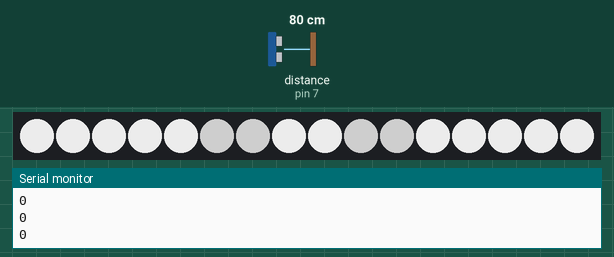
Recording of a sketch running on a simulated Arduino Leonardo, built with avr-gcc and run on an emulated ATmega32U4. On the bench: 16 RGB LEDs in strip order, left to right, the last lines printed to the serial monitor. The test bench sets the inputs (shaded band); at power-on: distance to the obstacle (sensor on pin 7) 80 cm. The echo pulse lasts 58.3 µs per cm; dim RGB values are drawn brighter than linear; the strip is taken to match the declared colour order.

Above: at 1.2 s.
1.3 s: distance to the obstacle (sensor on pin 7) set to 2 cm
At 1.71 s:
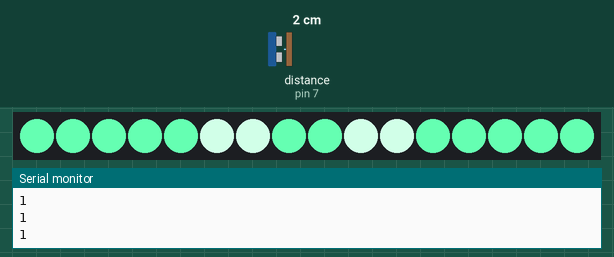
3.9 s: distance to the obstacle (sensor on pin 7) set to 250 cm
At 4.5 s:
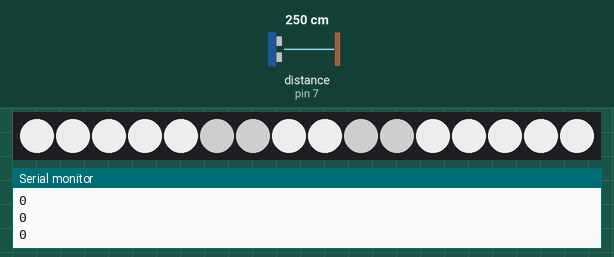
5.4 s: distance to the obstacle (sensor on pin 7) set to 4 cm
At 8.27 s:
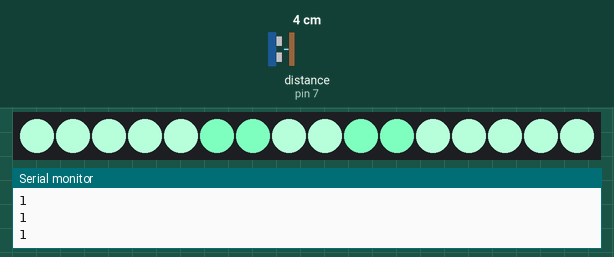

The sketch:

IED_BasicDistanceGlow.ino
```cpp
// Library Import
#include <Adafruit_NeoPixel.h>
#include <MIDIUSB.h>
//#include <HCSR04.h>
//#include <hcsr04.h>
#include <HCSR04.h>


// -----------------------------------------------------------------------------------------------------------------------------------------
// ---------------------------------------------------LED Gamma Correction LUT--------------------------------------------------------------
// -----------------------------------------------------------------------------------------------------------------------------------------
const int GC[256] = {
    0,  0,  0,  0,  0,  0,  0,  0,  0,  0,  0,  0,  0,  0,  0,  0,
    0,  0,  0,  0,  0,  0,  0,  0,  0,  0,  0,  0,  1,  1,  1,  1,
    1,  1,  1,  1,  1,  1,  1,  1,  1,  2,  2,  2,  2,  2,  2,  2,
    2,  3,  3,  3,  3,  3,  3,  3,  4,  4,  4,  4,  4,  5,  5,  5,
    5,  6,  6,  6,  6,  7,  7,  7,  7,  8,  8,  8,  9,  9,  9, 10,
   10, 10, 11, 11, 11, 12, 12, 13, 13, 13, 14, 14, 15, 15, 16, 16,
   17, 17, 18, 18, 19, 19, 20, 20, 21, 21, 22, 22, 23, 24, 24, 25,
   25, 26, 27, 27, 28, 29, 29, 30, 31, 32, 32, 33, 34, 35, 35, 36,
   37, 38, 39, 39, 40, 41, 42, 43, 44, 45, 46, 47, 48, 49, 50, 50,
   51, 52, 54, 55, 56, 57, 58, 59, 60, 61, 62, 63, 64, 66, 67, 68,
   69, 70, 72, 73, 74, 75, 77, 78, 79, 81, 82, 83, 85, 86, 87, 89,
   90, 92, 93, 95, 96, 98, 99,101,102,104,105,107,109,110,112,114,
  115,117,119,120,122,124,126,127,129,131,133,135,137,138,140,142,
  144,146,148,150,152,154,156,158,160,162,164,167,169,171,173,175,
  177,180,182,184,186,189,191,193,196,198,200,203,205,208,210,213,
  215,218,220,223,225,228,231,233,236,239,241,244,247,249,252,255 };

// -----------------------------------------------------------------------------------------------------------------------------------------
// ---------------------------------------------------Custom Configuration Structs----------------------------------------------------------
// -----------------------------------------------------------------------------------------------------------------------------------------
// Generated Structures (struct)
struct LEDCOL{
  int red;
  int green;
  int blue;
};

// -----------------------------------------------------------------------------------------------------------------------------------------
// ---------------------------------------------------General Constant Definition-----------------------------------------------------------
// -----------------------------------------------------------------------------------------------------------------------------------------
// PIN DEFINITION
// Digital Pin Definitions
const int  LED    = 2;
const int  SW_0   = 7;
const int  SW_1   = 8;
const int  CH_0   = 0;
const int  CH_1   = 1;
const int  CH_2   = 2;
const int  CH_3   = 3;
const int  MUX_A  = 3;
const int  MUX_B  = 4;
const int  MUX_C  = 5;
const int  MUX_D  = 6;
const int  SW_Q   = 16;

// Constant Definition
const bool ON                 =   1;         // General ON value
const bool OFF                =   0;         // General OFF value

const bool UP                 =   1;         // General UP Fade Direction value
const bool DOWN               =   0;         // General DOWN Fade Direction value

const int LED_INNER_Q        =   4;
const int LED_OUTER_Q        =   12;


const int FADESTEPS_C         =   100; // GENERAL FadeSteps
const int FADEDELAY_C         =   25; // GENERAL FadeDelay

LEDCOL GEN_OFF    = {GC[255], GC[255],  GC[255]};  // SW_GENERAL OFF LED COLOR
LEDCOL DIST_ON    = {GC[255], GC[0],    GC[200]};  // SW_SCALE ON LED COLOR
LEDCOL DIST_OFF   = {GC[0],   GC[0],     GC[0]};  // SW_MODE ON LED COLOR

const int INNER_LED[4]  = {5, 6, 9, 10};
const int OUTER_LED[12] = {0, 1, 2, 3, 4, 7, 8, 11, 12, 13, 14, 15};

const int THR_DISTANCE  = 40;

bool distanceStatus = OFF;
bool fadeDirection = UP;

Adafruit_NeoPixel LEDSTR = Adafruit_NeoPixel(SW_Q, LED, NEO_RGB + NEO_KHZ800);

HCSR04 DISTANCE(6,7);//initialisation class HCSR04 (trig pin , echo pin)

void setup() {
  // Baudrate Set
  Serial.begin(115200);
  // LED Stripe Initialization
  LEDSTR.begin();
  LEDSTR.show();
  // Set Pin Modes
  pinMode(MUX_A, OUTPUT);
  pinMode(MUX_B, OUTPUT);
  pinMode(MUX_C, OUTPUT);
  pinMode(MUX_D, OUTPUT);

  //LED_FADE_INIT(0, 0, 0, CH_LED[0][1], CH_LED[0][0], CH_LED[0][2], 10, 80);
}

void loop() {
  for(int currentStep = 0; currentStep < FADESTEPS_C; currentStep++){
    distanceStatus = get_distanceStatus();
    Serial.println(distanceStatus);
    switch(distanceStatus){
      case OFF:
        //Serial.println("LED OFF");
        LED_GLOWOUT(DIST_OFF, GEN_OFF, FADESTEPS_C, FADEDELAY_C, currentStep, fadeDirection);
        break;
      case ON:
        //Serial.println("LED ON");
        LED_GLOWOUT(DIST_ON, GEN_OFF, FADESTEPS_C, (FADEDELAY_C/5), currentStep, fadeDirection);
        break;
      break;
    }
  }
  fadeDirection = !fadeDirection;   // Switch Fade Glow Direction
}

void LED_GLOWOUT(LEDCOL COL_ON, LEDCOL COL_OFF, int FS, int FD, int Step, bool fadeDir){
  int RDiff = (COL_OFF.red-COL_ON.red);
  int GDiff = (COL_OFF.green-COL_ON.green);
  int BDiff = (COL_OFF.blue-COL_ON.blue);
  //for(int Step = 0; Step < FS; Step++){
  if(fadeDir == UP){
    for(int i = 0; i < LED_INNER_Q; i++){
      //Serial.println(i);
      LEDSTR.setPixelColor(INNER_LED[i], (COL_OFF.green - ((GDiff/FS)*(FS-Step))), (COL_OFF.red - ((RDiff/FS)*(FS-Step))), (COL_OFF.blue - ((BDiff/FS)*(FS-Step))));
    }
    for(int i = 0; i < LED_OUTER_Q; i++){
      //Serial.println(i);
      LEDSTR.setPixelColor(OUTER_LED[i], (COL_OFF.green - ((GDiff/FS)*(Step))), (COL_OFF.red - ((RDiff/FS)*(Step))), (COL_OFF.blue - ((BDiff/FS)*(Step))));
    }
    LEDSTR.show(); // Update LEDs
    delay(FD);
  }

  else if(fadeDir == DOWN){
    for(int i = 0; i < LED_INNER_Q; i++){
      //Serial.println(i);
      LEDSTR.setPixelColor(INNER_LED[i], (COL_OFF.green - ((GDiff/FS)*(Step))), (COL_OFF.red - ((RDiff/FS)*(Step))), (COL_OFF.blue - ((BDiff/FS)*(Step))));
    }
    for(int i = 0; i < LED_OUTER_Q; i++){
      //Serial.println(i);
      LEDSTR.setPixelColor(OUTER_LED[i], (COL_OFF.green - ((GDiff/FS)*(FS-Step))), (COL_OFF.red - ((RDiff/FS)*(FS-Step))), (COL_OFF.blue - ((BDiff/FS)*(FS-Step))));
    }
    LEDSTR.show(); // Update LEDs
    delay(FD);
  }
}

bool get_distanceStatus(){
  bool newState = distanceStatus;
  switch(distanceStatus){
    case OFF:
      if(DISTANCE.dist() <= THR_DISTANCE){
        Serial.println("OFF to ON");
        newState = ON;
      }
      break;
    case ON:
      if(DISTANCE.dist() > THR_DISTANCE){
        newState = OFF;
        Serial.println("ON to OFF");
      }
      break;
  }
  return newState;
}
```

Measured:
- after the input at 1.3 s, the LEDs: change after 0.27 s (image 1)
- after the input at 3.9 s, the LEDs: first change at once (image 2 shows a later state)
- after the input at 5.4 s, the LEDs: first change after 0.31 s (image 3 shows a later state)
